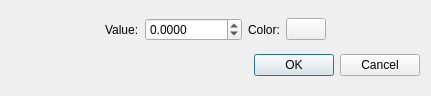
<?xml version="1.0" encoding="UTF-8"?>
<ui version="4.0">
 <class>GraphMarkerDialog</class>
 <widget class="QDialog" name="GraphMarkerDialog">
  <property name="geometry">
   <rect>
    <x>0</x>
    <y>0</y>
    <width>431</width>
    <height>96</height>
   </rect>
  </property>
  <property name="windowTitle">
   <string>Add marker</string>
  </property>
  <layout class="QVBoxLayout" name="verticalLayout">
   <item>
    <layout class="QHBoxLayout" name="horizontalLayout">
     <item>
      <spacer name="horizontalSpacer_2">
       <property name="orientation">
        <enum>Qt::Horizontal</enum>
       </property>
       <property name="sizeHint" stdset="0">
        <size>
         <width>40</width>
         <height>20</height>
        </size>
       </property>
      </spacer>
     </item>
     <item>
      <widget class="QLabel" name="label">
       <property name="text">
        <string>Value:</string>
       </property>
      </widget>
     </item>
     <item>
      <widget class="QDoubleSpinBox" name="valBox">
       <property name="decimals">
        <number>4</number>
       </property>
       <property name="minimum">
        <double>-9.000000000000000</double>
       </property>
       <property name="maximum">
        <double>100000.000000000000000</double>
       </property>
       <property name="value">
        <double>0.000000000000000</double>
       </property>
      </widget>
     </item>
     <item>
      <widget class="QLabel" name="label_2">
       <property name="text">
        <string>Color:</string>
       </property>
      </widget>
     </item>
     <item>
      <widget class="QPushButton" name="colorBtn">
       <property name="text">
        <string/>
       </property>
       <property name="iconSize">
        <size>
         <width>32</width>
         <height>16</height>
        </size>
       </property>
      </widget>
     </item>
     <item>
      <spacer name="horizontalSpacer">
       <property name="orientation">
        <enum>Qt::Horizontal</enum>
       </property>
       <property name="sizeHint" stdset="0">
        <size>
         <width>40</width>
         <height>20</height>
        </size>
       </property>
      </spacer>
     </item>
    </layout>
   </item>
   <item>
    <widget class="QDialogButtonBox" name="buttonBox">
     <property name="orientation">
      <enum>Qt::Horizontal</enum>
     </property>
     <property name="standardButtons">
      <set>QDialogButtonBox::Cancel|QDialogButtonBox::Ok</set>
     </property>
    </widget>
   </item>
  </layout>
 </widget>
 <resources/>
 <connections>
  <connection>
   <sender>buttonBox</sender>
   <signal>accepted()</signal>
   <receiver>GraphMarkerDialog</receiver>
   <slot>accept()</slot>
   <hints>
    <hint type="sourcelabel">
     <x>248</x>
     <y>254</y>
    </hint>
    <hint type="destinationlabel">
     <x>157</x>
     <y>274</y>
    </hint>
   </hints>
  </connection>
  <connection>
   <sender>buttonBox</sender>
   <signal>rejected()</signal>
   <receiver>GraphMarkerDialog</receiver>
   <slot>reject()</slot>
   <hints>
    <hint type="sourcelabel">
     <x>316</x>
     <y>260</y>
    </hint>
    <hint type="destinationlabel">
     <x>286</x>
     <y>274</y>
    </hint>
   </hints>
  </connection>
 </connections>
</ui>
